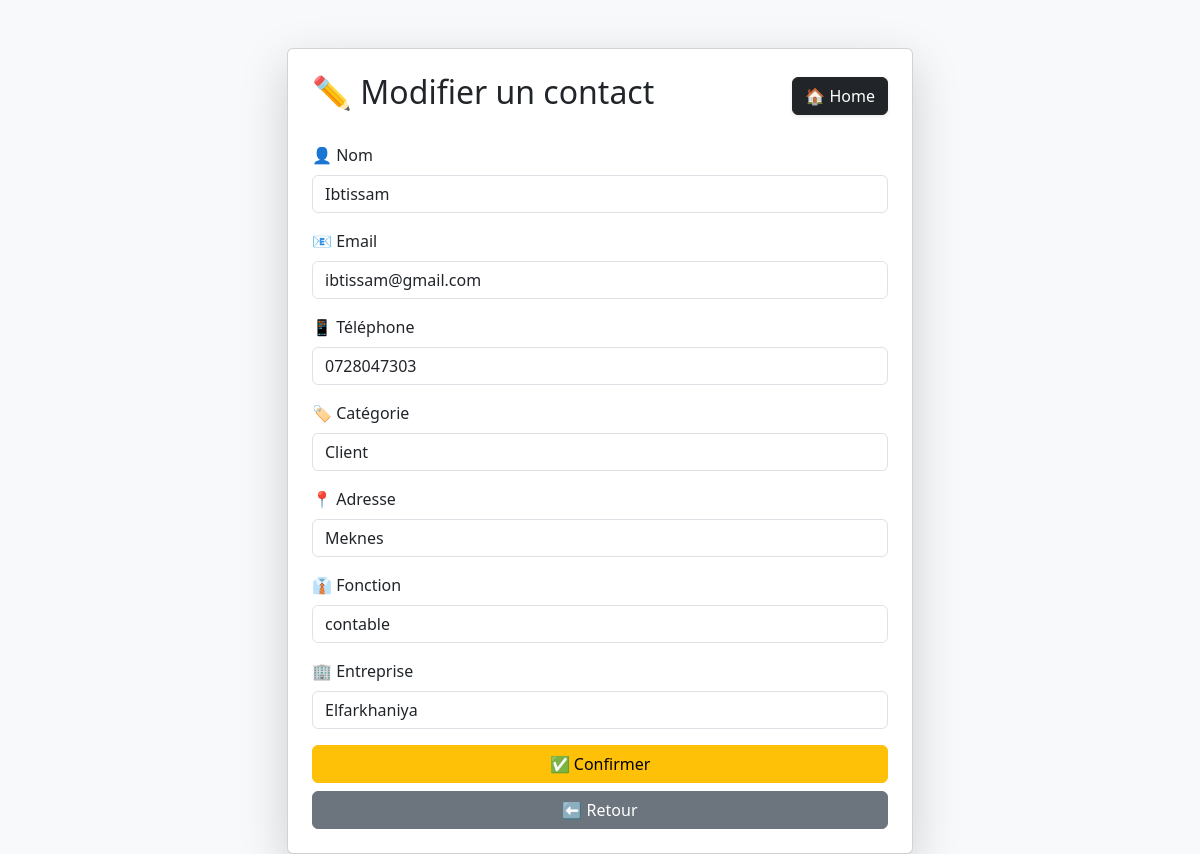
Page /modifier/1 (signed in) on the committed database.
### tables this page shows
CREATE TABLE contacts (
            id INTEGER PRIMARY KEY AUTOINCREMENT,
            nom TEXT NOT NULL,
            email TEXT NOT NULL,
            telephone TEXT NOT NULL,
            categorie TEXT,
            adresse TEXT,
            fonction TEXT,
            entreprise TEXT
        );

### app.py (the view, shortened to what this page needs)
@app.route("/modifier/<int:id>", methods=["GET", "POST"])
@login_required
def modifier(id):
    contacts = get_all_contacts()
    contact = next((c for c in contacts if c[0] == id), None)
    return render_template("modifier.html", contact=contact)

### app.py (called while the page is built)
def login_required(f):
    @functools.wraps(f)
    def decorated(*args, **kwargs):
        if not session.get("logged_in"):
            return redirect(url_for("login"))
        return f(*args, **kwargs)
    return decorated

### database.py (called while the page is built)
def conexion():
    return sqlite3.connect("carnet.db")

def get_all_contacts():
    conn = conexion()
    cursor = conn.cursor()
    cursor.execute("""
        SELECT
        id,
        nom,
        email,
        telephone,
        categorie,
        adresse,
        fonction,
        entreprise
        FROM contacts
        ORDER BY nom
    """)
    contacts = cursor.fetchall()
    conn.close()
    return contacts

### templates/modifier.html (shortened to what this page needs)
<!DOCTYPE html>
<html>
<head>
    <link
    href="https://cdn.jsdelivr.net/npm/bootstrap@5.3.0/dist/css/bootstrap.min.css"
    rel="stylesheet">
</head>
<body class="bg-light">
    <div class="container mt-5" style="max-width: 650px;">
        <div class="card p-4 shadow-lg">
            <div class="d-flex justify-content-between align-items-center mb-4">
    <h2>
        ✏️ Modifier un contact
    </h2>
    <a href="/" class="btn btn-dark shadow-sm">
        🏠 Home
    </a>
</div>
            <form method="POST">
                <div class="mb-3">
                    <label class="form-label">
                        👤 Nom
                    </label>
                    <input
                    type="text"
                    name="nom"
                    class="form-control"
                    value="{{ contact[1] }}"
                    required>
                </div>
                <div class="mb-3">
                    <label class="form-label">
                        📧 Email
                    </label>
                    <input
                    type="text"
                    name="email"
                    class="form-control"
                    value="{{ contact[2] }}"
                    required>
                </div>
                <div class="mb-3">
                    <label class="form-label">
                        📱 Téléphone
                    </label>
                    <input
                    type="text"
                    name="telephone"
                    class="form-control"
                    value="{{ contact[3] }}"
                    required>
                </div>
                <div class="mb-3">
                    <label class="form-label">
                        🏷️ Catégorie
                    </label>
                    <select
                    name="categorie"
                    class="form-control">
                        <option
                        value="Client"
                        {% if contact[4] == "Client" %}
                        selected
                        {% endif %}>
                            Client
                        </option>
                    </select>
                </div>
                <div class="mb-3">
                    <label class="form-label">
                        📍 Adresse
                    </label>
                    <input
                    type="text"
                    name="adresse"
                    class="form-control"
                    value="{{ contact[5] }}">
                </div>
                <div class="mb-3">
                    <label class="form-label">
                        👔 Fonction
                    </label>
                    <input
                    type="text"
                    name="fonction"
                    class="form-control"
                    value="{{ contact[6] }}">
                </div>
                <div class="mb-3">
                    <label class="form-label">
                        🏢 Entreprise
                    </label>
                    <input
                    type="text"
                    name="entreprise"
                    class="form-control"
                    value="{{ contact[7] }}">
                </div>
                <button
                type="submit"
                class="btn btn-warning w-100">
                    ✅ Confirmer
                </button>
                <a
                href="/"
                class="btn btn-secondary w-100 mt-2">
                    ⬅️ Retour
                </a>
            </form>
        </div>
    </div>
</body>
</html>

### rows in the picture
contacts: nom "Ibtissam", email "ibtissam@gmail.com", telephone "0728047303", categorie "Client", adresse "Meknes", fonction "contable", entreprise "Elfarkhaniya"
